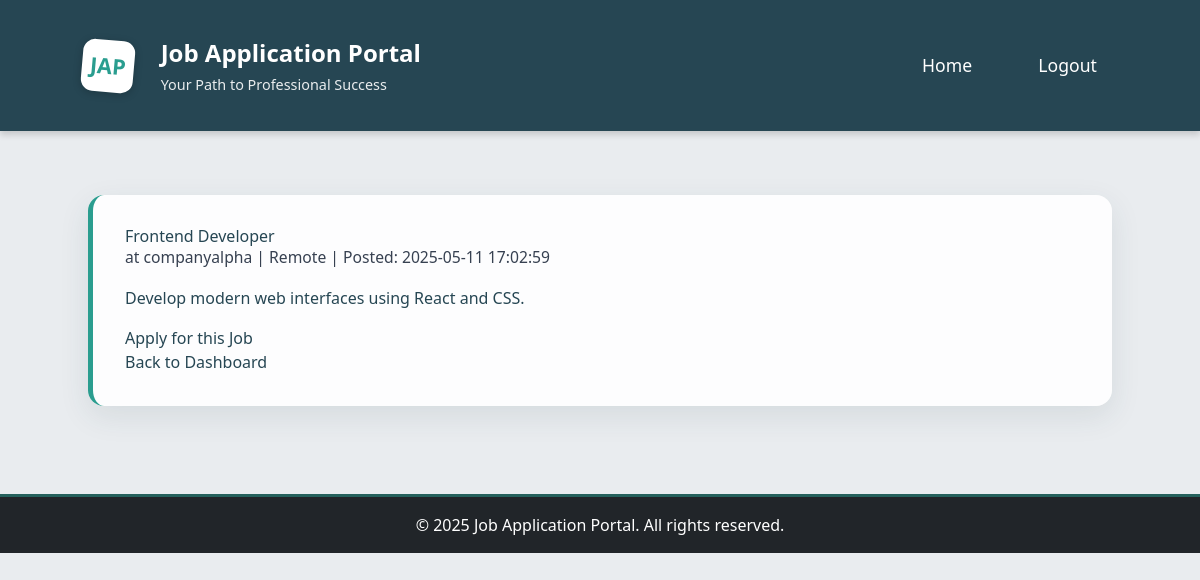
Screenshot of /jobseeker/job_detail.php?job_id=1 (signed in) with the database file from the repository.
### tables this page shows
CREATE TABLE IF NOT EXISTS jobs (
    id INT AUTO_INCREMENT PRIMARY KEY,
    employer_id INT NOT NULL,
    title VARCHAR(100) NOT NULL,
    description TEXT NOT NULL,
    location VARCHAR(100),
    posted_at TIMESTAMP DEFAULT CURRENT_TIMESTAMP,
    FOREIGN KEY (employer_id) REFERENCES users(id) ON DELETE CASCADE
);

CREATE TABLE IF NOT EXISTS users (
    id INT AUTO_INCREMENT PRIMARY KEY,
    username VARCHAR(50) NOT NULL UNIQUE,
    email VARCHAR(100) NOT NULL UNIQUE,
    password VARCHAR(255) NOT NULL,
    role ENUM('jobseeker', 'employer') NOT NULL,
    created_at TIMESTAMP DEFAULT CURRENT_TIMESTAMP
);

### jobseeker/job_detail.php (the view, shortened to what this page needs)
<?php
include '../includes/header.php';
require_once '../config/db.php';
$job_id = isset($_GET['job_id']) ? intval($_GET['job_id']) : 0;
$stmt = $conn->prepare('SELECT jobs.*, users.username AS employer FROM jobs JOIN users ON jobs.employer_id = users.id WHERE jobs.id = ?');
$stmt->bind_param('i', $job_id);
$stmt->execute();
$job = $stmt->get_result()->fetch_assoc();
?>
<div class="container">
    <h2><?php echo htmlspecialchars($job['title']); ?></h2>
    <div class="job-meta">at <?php echo htmlspecialchars($job['employer']); ?> | <?php echo htmlspecialchars($job['location']); ?> | Posted: <?php echo $job['posted_at']; ?></div>
    <div class="job-desc" style="margin:1em 0;"> <?php echo nl2br(htmlspecialchars($job['description'])); ?> </div>
    <form method="post" action="apply.php">
        <button type="submit">Apply for this Job</button>
    </form>
    <a href="dashboard.php"><button type="button">Back to Dashboard</button></a>
</div>
<?php include '../includes/footer.php'; ?>

### assets/css/style.css (style rules this page uses)
:root { --primary: #2a9d8f; --secondary: #e76f51; --accent: #f4a261; --success: #1b998b; --warning: #ffb703; --danger: #e63946; --dark: #264653; --light: #ffffff; --muted: #6d7a89; --bg-light: #f8f9fa; }
body { font-family: 'Segoe UI', Arial, sans-serif; margin: 0; color: #333; }
.custom-body-bg { background: #e9ecef; color: #264653; }
.container { max-width: 700px; margin: 2em auto; background: rgba(255, 255, 255, 0.92); padding: 2em; border-radius: 16px; box-shadow: 0 10px 30px rgba(38, 70, 83, 0.1); border-left: 5px solid var(--primary); }
button, .btn-primary, .btn-secondary { font-size: 1em; border-radius: 4px; padding: 0.7em 1.7em; border: none; cursor: pointer; transition: background 0.2s; }
button, .btn-primary { background-color: var(--primary); color: white; }
.job-meta, .application-meta { color: #374151; font-size: 0.98em; }
.job-desc { margin: 0.5em 0 0.8em 0; font-size: 1em; }

### rows the page displays
jobs: title "Frontend Developer", employer.username "companyalpha", location "Remote", posted_at "2025-05-11 17:02:59", description "Develop modern web interfaces using React and CSS."
